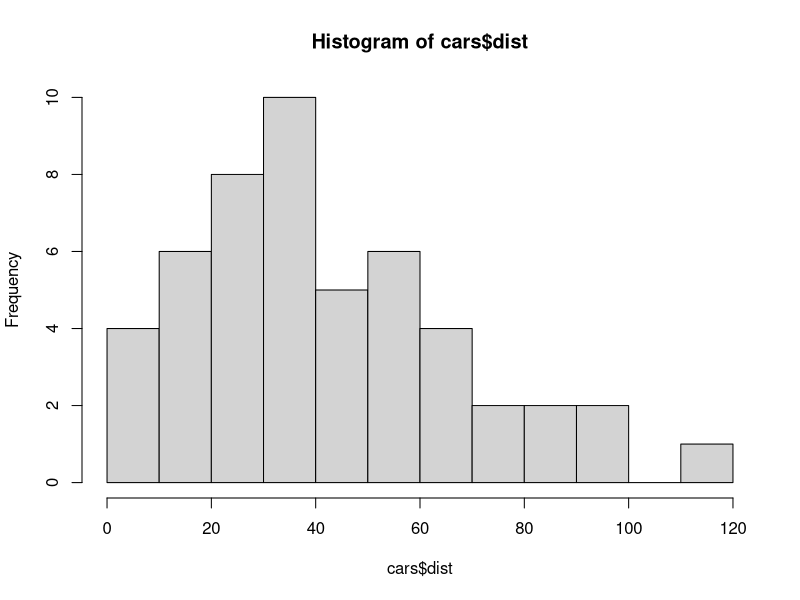
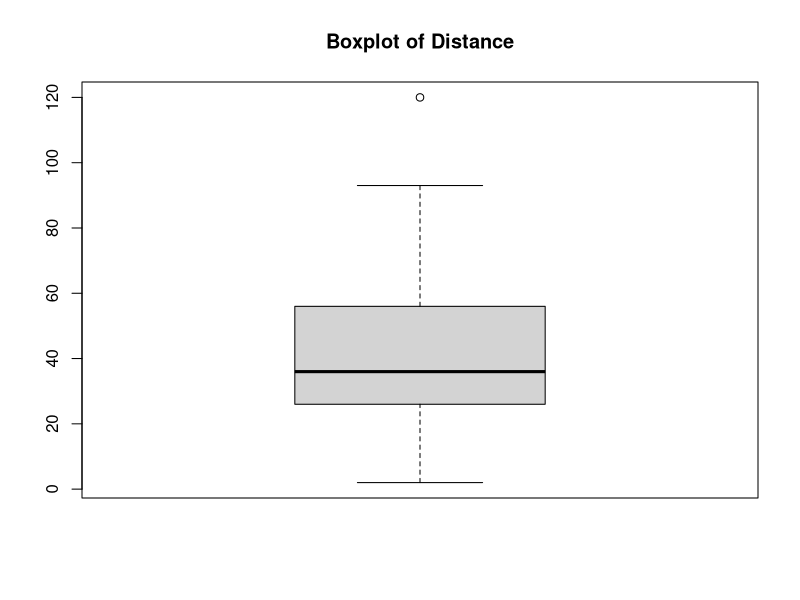

Recreate these plots in R, in order.
sort(cars$dist)
mean(cars$dist)
sd(cars$dist)
quantile(cars$dist)
hist(cars$dist, breaks=seq(0, 120, 10))
# 이상치 판별
( Q <- quantile(cars$dist) )
( ll <- Q[2] - 1.5 * IQR(cars$dist) )
( ul <- Q[4] + 1.5 * IQR(cars$dist) )

cars$dist[cars$dist < ll]
cars$dist[cars$dist > ul]

boxplot(cars$dist, main="Boxplot of Distance")